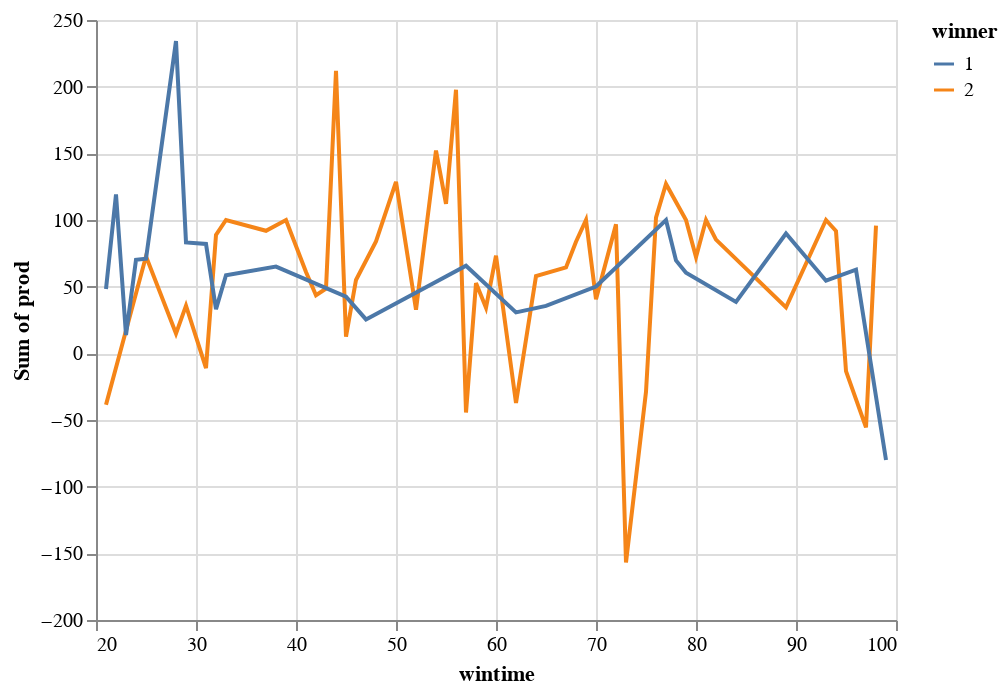

The code cell stored with this chart in its notebook:
### Code cell
# let's visualize our productivity gains or losses over time

# productivity over time
alt.Chart(reasonframe).mark_line().encode(
    x = 'wintime:Q',
    y = 'sum(prod)',
    color = 'winner:N'
)

### Figure 1 — Vega-Lite specification as saved in the notebook (floating-point values rounded to 4 significant figures)
{"config": {"view": {"continuousWidth": 400, "continuousHeight": 300}}, "data": {"name": "data-47c12d0382f0da4bb025616c59ae21e1"}, "mark": "line", "encoding": {"color": {"type": "nominal", "field": "winner"}, "x": {"type": "quantitative", "field": "wintime"}, "y": {"type": "quantitative", "aggregate": "sum", "field": "prod"}}, "$schema": "https://vega.github.io/schema/vega-lite/v4.8.1.json", "datasets": {"data-47c12d0382f0da4bb025616c59ae21e1": [{"winner": 2, "reason": 2.0, "prod": -30.01, "wintime": 75}, {"winner": 2, "reason": 2.0, "prod": 35.34, "wintime": 54}, {"winner": 2, "reason": 2.0, "prod": 35.74, "wintime": 29}, {"winner": 2, "reason": 2.0, "prod": 87.14, "wintime": 44}, {"winner": 2, "reason": 1.0, "prod": 88.4, "wintime": 28}, {"winner": 2, "reason": 1.0, "prod": 40.6, "wintime": 70}, {"winner": 2, "reason": 1.0, "prod": 12.46, "wintime": 45}, {"winner": 2, "reason": 2.0, "prod": 47.25, "wintime": 98}, {"winner": 2, "reason": 1.0, "prod": 71.71, "wintime": 44}, {"winner": 2, "reason": 1.0, "prod": 100.0, "wintime": 56}, {"winner": 2, "reason": 2.0, "prod": 85.27, "wintime": 82}, {"winner": 2, "reason": 1.0, "prod": -64.98, "wintime": 73}, {"winner": 2, "reason": 1.5, "prod": 32.64, "wintime": 52}, {"winner": 2, "reason": 2.0, "prod": -55.56, "wintime": 97}, {"winner": 1, "reason": 2.0, "prod": -80.0, "wintime": 99}, {"winner": 1, "reason": 2.0, "prod": 25.46, "wintime": 47}, {"winner": 1, "reason": 1.5, "prod": 83.01, "wintime": 22}, {"winner": 2, "reason": 1.0, "prod": 53.06, "wintime": 44}, {"winner": 1, "reason": 1.0, "prod": 100.0, "wintime": 28}, {"winner": 2, "reason": 2.0, "prod": -73.59, "wintime": 28}, {"winner": 2, "reason": 2.0, "prod": 60.94, "wintime": 41}, {"winner": 2, "reason": 1.0, "prod": 83.66, "wintime": 68}, {"winner": 2, "reason": 2.0, "prod": 88.8, "wintime": 32}, {"winner": 2, "reason": 2.0, "prod": 81.86, "wintime": 72}, {"winner": 1, "reason": 2.0, "prod": 89.88, "wintime": 89}, {"winner": 2, "reason": 2.0, "prod": 48.56, "wintime": 43}, {"winner": 2, "reason": 2.0, "prod": 100.0, "wintime": 33}, {"winner": 1, "reason": 2.0, "prod": 65.72, "wintime": 57}, {"winner": 1, "reason": 1.0, "prod": 100.0, "wintime": 77}, {"winner": 1, "reason": 2.0, "prod": 38.69, "wintime": 28}, {"winner": 2, "reason": 1.5, "prod": 72.78, "wintime": 25}, {"winner": 2, "reason": 2.0, "prod": -67.16, "wintime": 73}, {"winner": 2, "reason": 2.0, "prod": -34.8, "wintime": 72}, {"winner": 2, "reason": 2.0, "prod": 65.59, "wintime": 59}, {"winner": 2, "reason": 2.0, "prod": 55.0, "wintime": 46}, {"winner": 2, "reason": 2.0, "prod": 27.2, "wintime": 54}, {"winner": 1, "reason": 1.0, "prod": 35.54, "wintime": 65}, {"winner": 1, "reason": 1.5, "prod": -25.35, "wintime": 21}, {"winner": 2, "reason": 2.0, "prod": -31.32, "wintime": 59}, {"winner": 2, "reason": 2.0, "prod": -25.02, "wintime": 58}, {"winner": 1, "reason": 2.0, "prod": 33.11, "wintime": 32}, {"winner": 1, "reason": 2.0, "prod": 30.72, "wintime": 62}, {"winner": 1, "reason": 2.0, "prod": 42.43, "wintime": 45}, {"winner": 2, "reason": 2.0, "prod": 47.82, "wintime": 50}, {"winner": 2, "reason": 1.0, "prod": 83.91, "wintime": 48}, {"winner": 2, "reason": 2.0, "prod": 100.0, "wintime": 39}, {"winner": 1, "reason": 1.0, "prod": 100.0, "wintime": 24}, {"winner": 2, "reason": 1.5, "prod": 35.93, "wintime": 37}, {"winner": 1, "reason": 1.0, "prod": 83.21, "wintime": 29}, {"winner": 2, "reason": 2.0, "prod": -13.37, "wintime": 95}, {"winner": 1, "reason": 2.0, "prod": 50.11, "wintime": 70}, {"winner": 1, "reason": 1.0, "prod": 95.48, "wintime": 28}, {"winner": 2, "reason": 2.0, "prod": 34.43, "wintime": 89}, {"winner": 1, "reason": 2.0, "prod": 38.57, "wintime": 84}, {"winner": 2, "reason": 1.0, "prod": 43.61, "wintime": 42}, {"winner": 2, "reason": 1.0, "prod": 100.0, "wintime": 79}, {"winner": 2, "reason": 1.0, "prod": 100.0, "wintime": 55}, {"winner": 2, "reason": 2.0, "prod": 12.06, "wintime": 55}, {"winner": 2, "reason": 1.0, "prod": -10.15, "wintime": 58}, {"winner": 2, "reason": 1.0, "prod": 48.49, "wintime": 98}, {"winner": 2, "reason": 2.0, "prod": 35.69, "wintime": 77}, {"winner": 2, "reason": 2.0, "prod": -33.12, "wintime": 73}, {"winner": 2, "reason": 2.0, "prod": -44.4, "wintime": 57}, {"winner": 1, "reason": 1.5, "prod": -29.83, "wintime": 24}, {"winner": 1, "reason": 2.0, "prod": 70.96, "wintime": 25}, {"winner": 2, "reason": 2.0, "prod": -37.21, "wintime": 62}, {"winner": 2, "reason": 2.0, "prod": 100.0, "wintime": 69}, {"winner": 2, "reason": 2.0, "prod": 100.0, "wintime": 81}, {"winner": 2, "reason": 2.0, "prod": 91.34, "wintime": 77}, {"winner": 2, "reason": 2.0, "prod": 35.69, "wintime": 58}, {"winner": 1, "reason": 1.5, "prod": 13.71, "wintime": 23}, {"winner": 1, "reason": 2.0, "prod": 69.68, "wintime": 78}, {"winner": 2, "reason": 2.0, "prod": 97.68, "wintime": 56}, {"winner": 1, "reason": 1.5, "prod": 32.13, "wintime": 33}, {"winner": 2, "reason": 2.0, "prod": 52.16, "wintime": 58}, {"winner": 2, "reason": 2.0, "prod": -11.15, "wintime": 31}, {"winner": 2, "reason": 2.0, "prod": 61.4, "wintime": 76}, {"winner": 1, "reason": 1.5, "prod": 26.39, "wintime": 33}, {"winner": 1, "reason": 2.0, "prod": 54.48, "wintime": 93}, {"winner": 2, "reason": 2.0, "prod": -38.59, "wintime": 21}, {"winner": 2, "reason": 2.0, "prod": 80.75, "wintime": 50}, {"winner": 2, "reason": 2.0, "prod": 73.23, "wintime": 60}, {"winner": 1, "reason": 2.0, "prod": 60.45, "wintime": 79}, {"winner": 1, "reason": 2.0, "prod": 62.78, "wintime": 96}, {"winner": 2, "reason": 2.0, "prod": 64.41, "wintime": 67}, {"winner": 2, "reason": 1.0, "prod": 1.158, "wintime": 75}, {"winner": 2, "reason": 2.0, "prod": 40.34, "wintime": 76}, {"winner": 1, "reason": 1.0, "prod": 65.06, "wintime": 38}, {"winner": 2, "reason": 1.0, "prod": 91.73, "wintime": 94}, {"winner": 2, "reason": 2.0, "prod": 49.78, "wintime": 73}, {"winner": 2, "reason": 2.0, "prod": 57.91, "wintime": 64}, {"winner": 2, "reason": 2.0, "prod": 49.65, "wintime": 72}, {"winner": 1, "reason": 1.0, "prod": 82.06, "wintime": 31}, {"winner": 2, "reason": 1.0, "prod": -41.38, "wintime": 73}, {"winner": 2, "reason": 2.0, "prod": 56.01, "wintime": 37}, {"winner": 2, "reason": 2.0, "prod": 89.54, "wintime": 54}, {"winner": 2, "reason": 2.0, "prod": 100.0, "wintime": 93}, {"winner": 2, "reason": 1.0, "prod": 72.26, "wintime": 80}, {"winner": 1, "reason": 2.0, "prod": 36.15, "wintime": 22}, {"winner": 1, "reason": 1.5, "prod": 73.62, "wintime": 21}]}}
